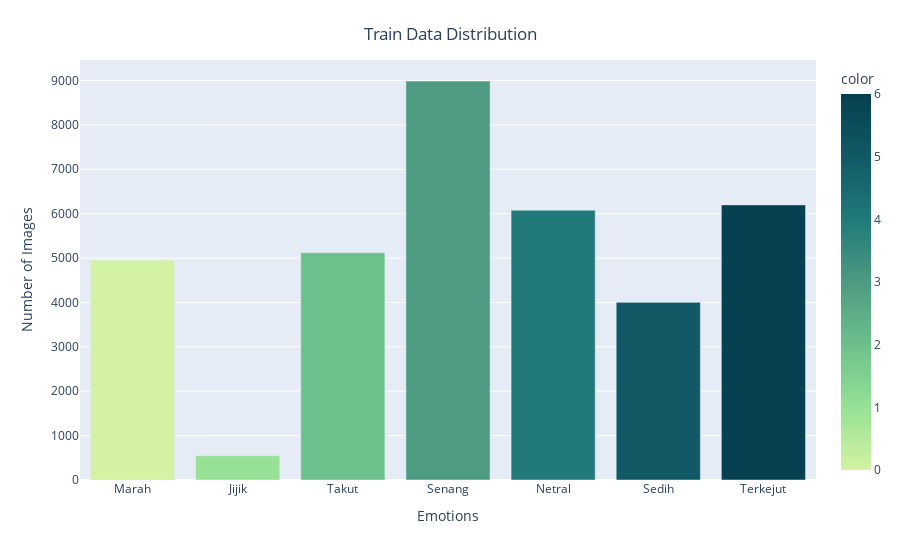

Source (notebook cell):
### Markdown cell above
<h1 id="1"> <center>3. Data pre-processing</center> </h1> <a id="3"></a>

### Code cell
CLASS_LABELS  = ['Marah', 'Jijik', 'Takut', 'Senang', 'Netral', 'Sedih', "Terkejut"]
fig = px.bar(x = CLASS_LABELS,
             y = [list(data['emotion']).count(i) for i in np.unique(data['emotion'])] , 
             color = np.unique(data['emotion']) ,
             color_continuous_scale="Emrld") 
fig.update_xaxes(title="Emotions")
fig.update_yaxes(title = "Number of Images")
fig.update_layout(showlegend = True,
    title = {
        'text': 'Train Data Distribution ',
        'y':0.95,
        'x':0.5,
        'xanchor': 'center',
        'yanchor': 'top'})
fig.show()

### Figure 1 — Plotly figure (JSON) as saved in the notebook; plotly's stock layout.template omitted (floating-point values rounded to 4 significant figures)
{"data": [{"alignmentgroup": "True", "hovertemplate": "x=%{x}<br>y=%{y}<br>color=%{marker.color}<extra></extra>", "legendgroup": "", "marker": {"color": [0, 1, 2, 3, 4, 5, 6], "coloraxis": "coloraxis", "pattern": {"shape": ""}}, "name": "", "offsetgroup": "", "orientation": "v", "showlegend": false, "textposition": "auto", "type": "bar", "x": ["Marah", "Jijik", "Takut", "Senang", "Netral", "Sedih", "Terkejut"], "xaxis": "x", "y": [4953, 547, 5121, 8989, 6077, 4002, 6198], "yaxis": "y"}], "layout": {"barmode": "relative", "coloraxis": {"colorbar": {"title": {"text": "color"}}, "colorscale": [[0, "rgb(211, 242, 163)"], [0.1667, "rgb(151, 225, 150)"], [0.3333, "rgb(108, 192, 139)"], [0.5, "rgb(76, 155, 130)"], [0.6667, "rgb(33, 122, 121)"], [0.8333, "rgb(16, 89, 101)"], [1, "rgb(7, 64, 80)"]]}, "legend": {"tracegroupgap": 0}, "margin": {"t": 60}, "showlegend": true, "title": {"text": "Train Data Distribution ", "x": 0.5, "xanchor": "center", "y": 0.95, "yanchor": "top"}, "xaxis": {"anchor": "y", "domain": [0, 1], "title": {"text": "Emotions"}}, "yaxis": {"anchor": "x", "domain": [0, 1], "title": {"text": "Number of Images"}}}}
